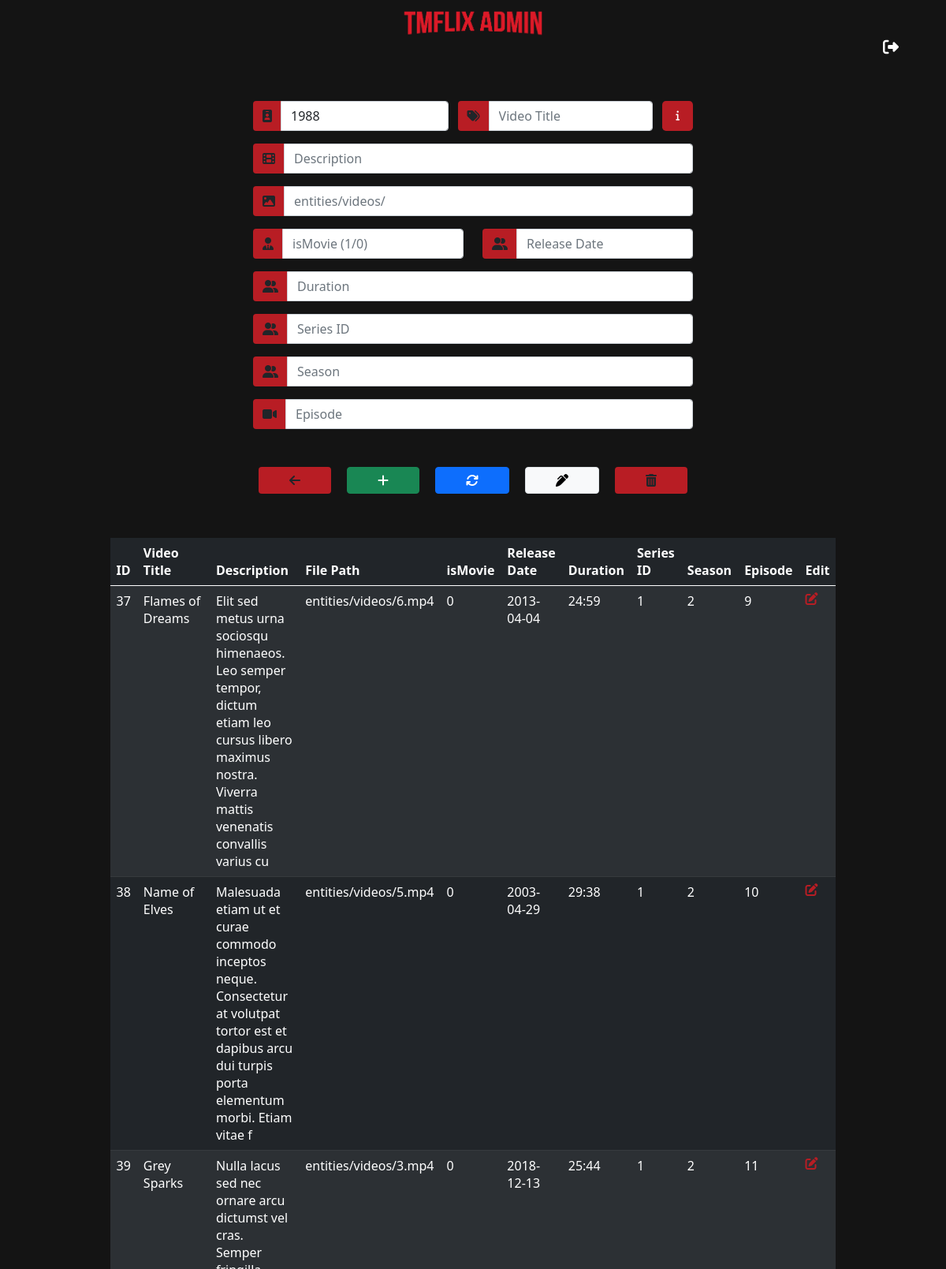
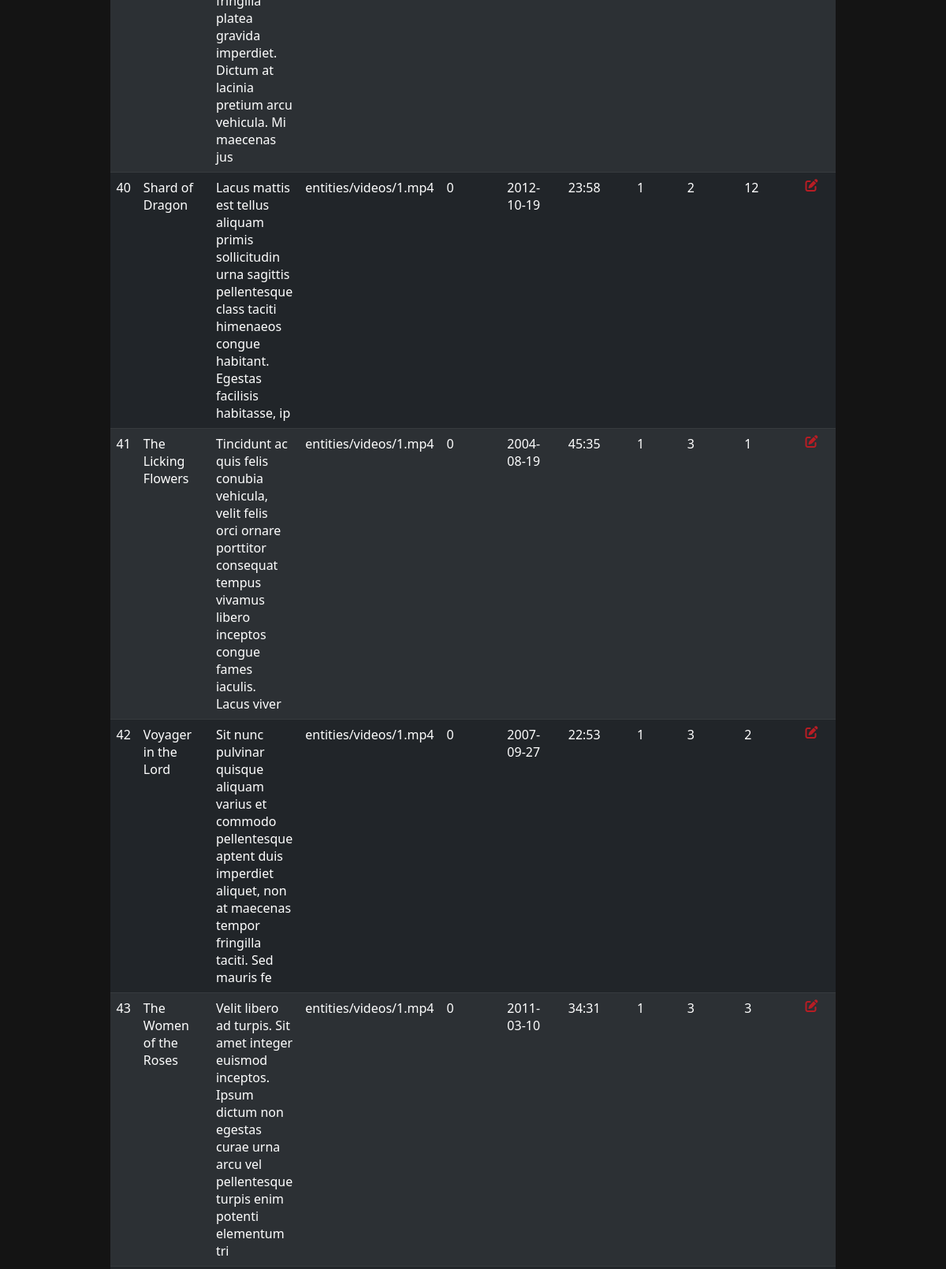
The app's page /pagination.php?pageno=3 (upper part) with its own data (2 pictures, top to bottom).
### tables this page shows
CREATE TABLE `videos` (
  `id` int(11) NOT NULL,
  `title` varchar(70) NOT NULL,
  `description` varchar(1000) NOT NULL,
  `filePath` varchar(250) NOT NULL,
  `isMovie` int(11) NOT NULL,
  `uploadDate` datetime NOT NULL DEFAULT current_timestamp(),
  `releaseDate` date NOT NULL,
  `views` int(11) NOT NULL DEFAULT 0,
  `duration` varchar(10) NOT NULL,
  `season` int(11) DEFAULT 0,
  `episode` int(11) DEFAULT 0,
  `entityId` int(11) NOT NULL
);

### pagination.php (the view, shortened to what this page needs)
<?php
require_once("includes/classes/component.php");
require_once("includes/adminNavBar.php");
?>
<!DOCTYPE html>
<html>
<head>
    <link href="https://cdn.jsdelivr.net/npm/bootstrap@5.0.2/dist/css/bootstrap.min.css" rel="stylesheet">
    <link rel="stylesheet" type="text/css" href="assets/style/adminStyle.css">
</head>
<body>
    <div class="wrapper">
    <main class="mainContainer">
        <div class="container text-center">
            <div class="d-flex justify-content-center">
                <form action="" method="post" class="w-50">
                    <div class="d-flex justify-content-center">
                        <div class="row py-2">
                            <div class="col colId">
                            </div>
                            <div class="col">
                            </div>
                            <div class="col2">
                                <a class="btn btn-lg btn-dangers pop" data-toggle="popover" data-htmlcontent='#myPopoverContent'><i class="fas fa-info"></i>
                                </a>
                            </div>
                        </div>
                    </div>
                    <div class="py-2">
                    </div>
                    <div class="pt-2">
                    </div>
                    <div class="d-flex justify-content-center">
                        <div class="row py-0">
                            <div class="col">
                            </div>
                            <div class="col">
                            </div>
                        </div>
                    </div>
                    <div class="py-0">
                    </div>
                    <div class="py-0">
                    </div>
                    <div class="py-0">
                    </div>
                    <div class="pb-2">
                    </div>
                    <div class="d-flex justify-content-center">
                    </div>
                </form>
            </div>
            <?php
                if (isset($_GET['pageno'])) {
                    $pageno = $_GET['pageno'];
                } else {
                    $pageno = 1;
                }
                $no_of_records_per_page = 10;
                $offset = ($pageno-1) * $no_of_records_per_page;
             ?>
            <div class="d-flex table-data justify-content-center">
                <table class="table table-striped table-dark">
                    <thead class="thead-dark">
                        <tr>
                            <th>ID</th>
                            <th>Video Title</th>
                            <th>Description</th>
                            <th>File Path</th>
                            <th>isMovie</th>
                            <th>Release Date</th>
                            <th>Duration</th>
                            <th>Series ID</th>
                            <th>Season</th>
                            <th>Episode</th>
                            <th>Edit</th>
                        </tr>
                    </thead>
                    <tbody id="tbody">
                        <?php
                                $conn=mysqli_connect("localhost","root","","tmflix");
                                $sql = "SELECT * FROM videos LIMIT $offset, $no_of_records_per_page";
                                $res_data = mysqli_query($conn,$sql);
                                if($res_data){
                                    while($row = mysqli_fetch_assoc($res_data)){?>
                                        <tr>
                                            <td data-id="<?php echo $row['id']; ?>"><?php echo $row['id']; ?></td>
                                            <td data-id="<?php echo $row['id']; ?>"><?php echo $row['title']; ?></td>
                                            <td data-id="<?php echo $row['id']; ?>"><?php echo $row['description']; ?></td>
                                            <td data-id="<?php echo $row['id']; ?>"><?php echo $row['filePath']; ?></td>
                                            <td data-id="<?php echo $row['id']; ?>"><?php echo $row['isMovie']; ?></td>
                                            <td data-id="<?php echo $row['id']; ?>"><?php echo $row['releaseDate']; ?></td>
                                            <td data-id="<?php echo $row['id']; ?>"><?php echo $row['duration']; ?></td>
                                            <td data-id="<?php echo $row['id']; ?>"><?php echo $row['entityId']; ?></td>
                                            <td data-id="<?php echo $row['id']; ?>"><?php echo $row['season']; ?></td>
                                            <td data-id="<?php echo $row['id']; ?>"><?php echo $row['episode']; ?></td>
                                            <td><i class="fas fa-edit btnedit video" data-id="<?php echo $row['id']; ?>"></i></td>
                                        </tr>
                            <?php
                                    }
                                }
                        ?>
                    </tbody>
                </table>
            </div>
        </div>
    </main>
</div>
</body>
</html>

### assets/style/adminStyle.css (style rules this page uses)
.wrapper { min-width: 1050px; min-height: 100%; background-color: #141414; }
.colId { padding: initial; }
.row.py-2 { margin: inherit; width: -webkit-fill-available; }
.col2 { display: contents; }
.btn-dangers.pop { margin: inherit; font-size: small; color: white; }
.btn-dangers.pop .fa-info { line-height: inherit; }
.btn-dangers { background-color: #b81d24; }
.mainContainer { padding-top: 10%; }
.d-flex table { margin: 1em 10em; }
table .btnedit { color: #b81d24; cursor: pointer; }

### records on screen
videos: id "37", title "Flames of Dreams", description "Elit sed metus urna sociosqu himenaeos. Leo semper tempor, dictum etiam leo cursus libero maximus nostra. Viverra mattis venenatis convallis varius cu", filePath "entities/videos/6.mp4", isMovie "0", releaseDate "2013-04-04", duration "24:59", entityId "1", season "2", episode "9"
videos: id "38", title "Name of Elves", description "Malesuada etiam ut et curae commodo inceptos neque. Consectetur at volutpat tortor est et dapibus arcu dui turpis porta elementum morbi. Etiam vitae f", filePath "entities/videos/5.mp4", isMovie "0", releaseDate "2003-04-29", duration "29:38", entityId "1", season "2", episode "10"
videos: id "39", title "Grey Sparks", description "Nulla lacus sed nec ornare arcu dictumst vel cras. Semper fringilla platea gravida imperdiet. Dictum at lacinia pretium arcu vehicula. Mi maecenas jus", filePath "entities/videos/3.mp4", isMovie "0", releaseDate "2018-12-13", duration "25:44", entityId "1", season "2", episode "11"
videos: id "40", title "Shard of Dragon", description "Lacus mattis est tellus aliquam primis sollicitudin urna sagittis pellentesque class taciti himenaeos congue habitant. Egestas facilisis habitasse, ip", filePath "entities/videos/1.mp4", isMovie "0", releaseDate "2012-10-19", duration "23:58", entityId "1", season "2", episode "12"
videos: id "41", title "The Licking Flowers", description "Tincidunt ac quis felis conubia vehicula, velit felis orci ornare porttitor consequat tempus vivamus libero inceptos congue fames iaculis. Lacus viver", filePath "entities/videos/1.mp4", isMovie "0", releaseDate "2004-08-19", duration "45:35", entityId "1", season "3", episode "1"
videos: id "42", title "Voyager in the Lord", description "Sit nunc pulvinar quisque aliquam varius et commodo pellentesque aptent duis imperdiet aliquet, non at maecenas tempor fringilla taciti. Sed mauris fe", filePath "entities/videos/1.mp4", isMovie "0", releaseDate "2007-09-27", duration "22:53", entityId "1", season "3", episode "2"
videos: id "43", title "The Women of the Roses", description "Velit libero ad turpis. Sit amet integer euismod inceptos. Ipsum dictum non egestas curae urna arcu vel pellentesque turpis enim potenti elementum tri", filePath "entities/videos/1.mp4", isMovie "0", releaseDate "2011-03-10", duration "34:31", entityId "1", season "3", episode "3"
